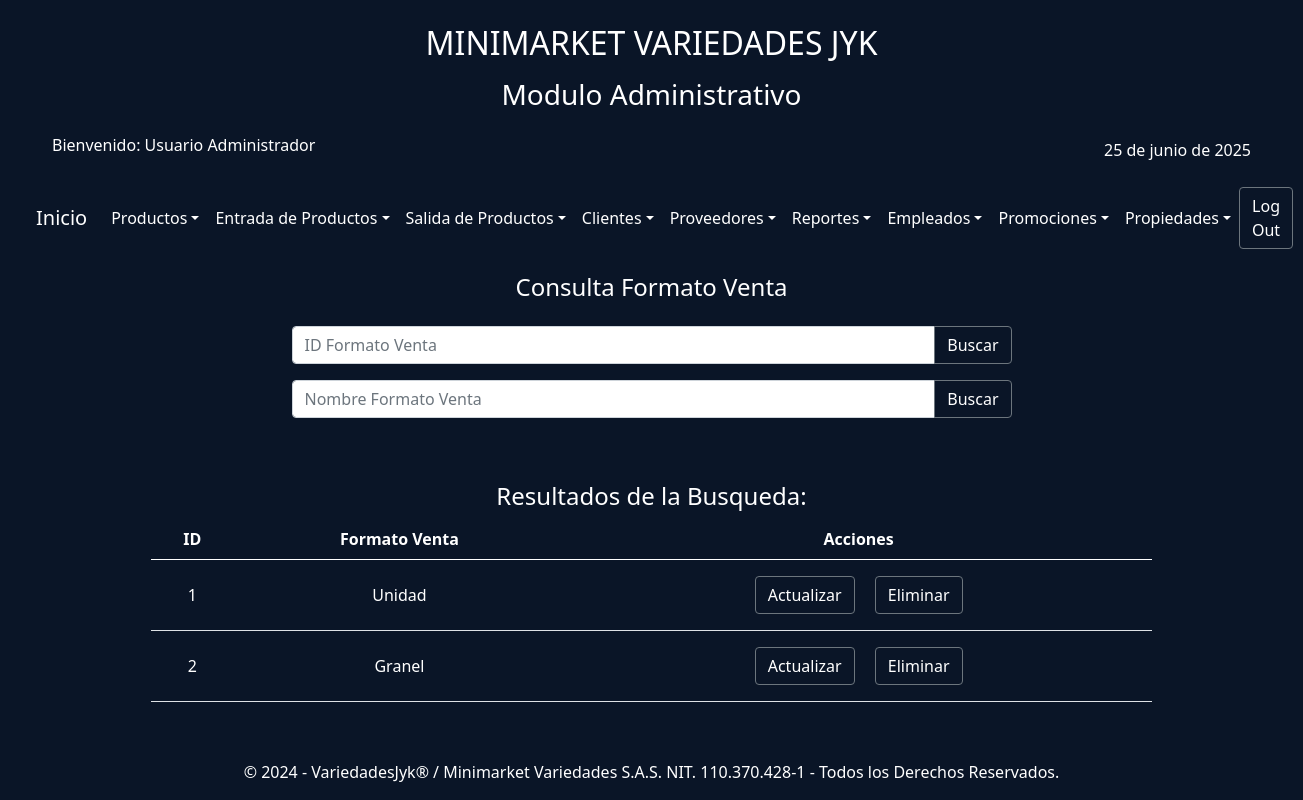
/index.php?action=consultaFormatoVenta (signed in), run on the app's committed database.
### tables this page shows
CREATE TABLE IF NOT EXISTS `formato_venta` (
  `idFormatoVenta` int NOT NULL AUTO_INCREMENT,
  `FormatoVenta` varchar(10) NOT NULL,
  PRIMARY KEY (`idFormatoVenta`)
);

### controllers/controladorFormatoVenta.php (called while the page is built, shortened)
<?php
require_once('./models/modeloFormatoVenta.php');
require_once('./config/conexionBDJYK.php');
class ControladorFormatoVenta
{
    private $modeloFormatoVenta;
    public function __construct()
    {
        $database = new DataBase();
        $this->db = $database->getConnectionJYK();
        $this->modeloFormatoVenta = new ModeloFormatoVenta($this->db);
    }
    public function listaFormatoVentas($tipo, $valor)
    {
        $limite = 10;
        $pagina = isset($_GET['pagina']) ? (int)$_GET['pagina'] : 1;
        $inicio = ($pagina - 1) * $limite;
        $formatoVenta = $this->modeloFormatoVenta->listaFormatoVenta($inicio, $limite);
        $totalFormatoVenta = $this->modeloFormatoVenta->obtenerTotalFormatoVenta();
        $totalPaginas = ceil($totalFormatoVenta / $limite);
        return
            [
                'formatoVenta' => $formatoVenta,
                'pagina' => $pagina,
                'totalPaginas' => $totalPaginas,
                'filtro' => $valor,
                'tipo' => $tipo,
            ];
    }
}

### config/conexionBDJYK.php (called while the page is built)
<?php
class DataBase
{
    private $host = "localhost";
    private $db_name = "variedadesjyk";
    private $username = "variedadesjyk";
    private $password = "variedJYK2025";
    private static $conn = null;
    public function getConnectionJYK()
    {
        if (self::$conn === null) {
            try {
                self::$conn = new PDO(
                    "mysql:host=" . $this->host . ";dbname=" . $this->db_name,
                    $this->username,
                    $this->password
                );
                self::$conn->exec("set names utf8");
            } catch (PDOException $e) {
                echo "Error de Conexión: " . $e->getMessage();
                exit;
            }
        }
        return self::$conn;
    }
}

### models/modeloFormatoVenta.php (called while the page is built, shortened)
<?php
class ModeloFormatoVenta
{
    private $conn;
    private $table = "formato_venta";
    public function __construct($db)
    {
        $this->conn = $db;
    }
    public function listaFormatoVenta($inicio, $limite)
    {
        $query = "SELECT * FROM " . $this->table . " LIMIT :inicio, :limite";
        $stmt = $this->conn->prepare($query);
        $stmt->bindValue(':inicio', (int)$inicio, PDO::PARAM_INT);
        $stmt->bindValue(':limite', (int)$limite, PDO::PARAM_INT);
        $stmt->execute();
        return $stmt->fetchAll(PDO::FETCH_ASSOC);
    }
    public function obtenerTotalFormatoVenta()
    {
        $stmt = $this->conn->query("SELECT COUNT(*) FROM " . $this->table . "");
        return (int)$stmt->fetchColumn();
    }
}

### views/propiedades/formatoVenta/consultaFormtVenta.php (the view, shortened to what this page needs)
<?php include('./views/layautModAdmin/headerModAdmin.php'); ?>
<div class="container">
    <div class="row justify-content-center">
        <div class="col-lg-8 col-md-10 col-sm-12">
            <div class="text-center text-white mt-3">
                <h4>Consulta Formato Venta</h4>
            </div>
            <form class=" mt-4" action="index.php?action=consultaFormatoVentaId" method="get">
                <div class="input-group mb-3">
                    <input type="text" class="form-control" placeholder="ID Formato Venta" name="idFormatoVenta" aria-label="Recipient's usernam" aria-describedby="button-addon2" required>
                    <button class="btn btn-outline-secondary text-white" type="submit" id="button-addon2">Buscar</button>
                </div>
            </form>
            <form class=" mt-2" action="index.php?action=consultaFormatoVentaNombre" method="get">
                <div class="input-group mb-3">
                    <input type="text" class="form-control" placeholder="Nombre Formato Venta" name="nomFormatoVenta" aria-label="Recipient's usernam" aria-describedby="button-addon2" required>
                    <button class="btn btn-outline-secondary text-white" type="submit" id="button-addon2">Buscar</button>
                </div>
            </form>
        </div>
    </div>
</div>
<div class="container-fluid mt-5">
    <div class="row">
        <div class="col-12 col-md-10 offset-md-1">
            <div class="text-center">
                <?php if (isset($data['formatoVenta']) && count($data['formatoVenta']) > 0): ?>
                    <h4 class="text-white">Resultados de la Busqueda:</h4>
            </div>
            <div class="table-responsive">
                <table class="table table-hover text-white text-center">
                    <thead>
                        <tr>
                            <th>ID</th>
                            <th>Formato Venta</th>
                            <th>Acciones</th>
                        </tr>
                    </thead>
                    <tbody class="">
                        <?php foreach ($data['formatoVenta'] as $formatoVenta): ?>
                            <tr>
                                <td class="text-white align-middle"><?= $formatoVenta['idFormatoVenta']; ?></td>
                                <td class="text-white align-middle"><?= $formatoVenta['FormatoVenta']; ?></td>
                                <td>
                                    <a href="index.php?action=actualizarFormatoVentaId&idFormatoVenta=<?= $formatoVenta['idFormatoVenta']; ?>" class="btn btn-outline-secondary text-white m-2 w-30" role="button">Actualizar</a>
                                    <a href="index.php?action=eliminarFormatoVentaId&idFormatoVenta=<?= $formatoVenta['idFormatoVenta']; ?>" class="btn btn-outline-secondary text-white m-2 w-30" role="button">Eliminar</a>
                                </td>
                            </tr>
                        <?php endforeach; ?>
                    </tbody>
                </table>
            </div>
        <?php else: ?>
            <p class="text-white text-center">No se encontraron productos con ese criterio de búsqueda.</p>
        <?php endif; ?>
        </div>
    </div>
</div>
</div>
</main>
<?php include('./views/layautModAdmin/footerModAdmin.php'); ?>

### css/DesingBody.css (style rules this page uses)
body { background-color: #0a1527 ; }
.row { margin: 0; padding: 0; }

### data on the page
formato_venta: idFormatoVenta "1", FormatoVenta "Unidad"
formato_venta: idFormatoVenta "2", FormatoVenta "Granel"

### other printed values
$_SESSION['nombre'] "Usuario"
$_SESSION['apellido'] "Administrador"
